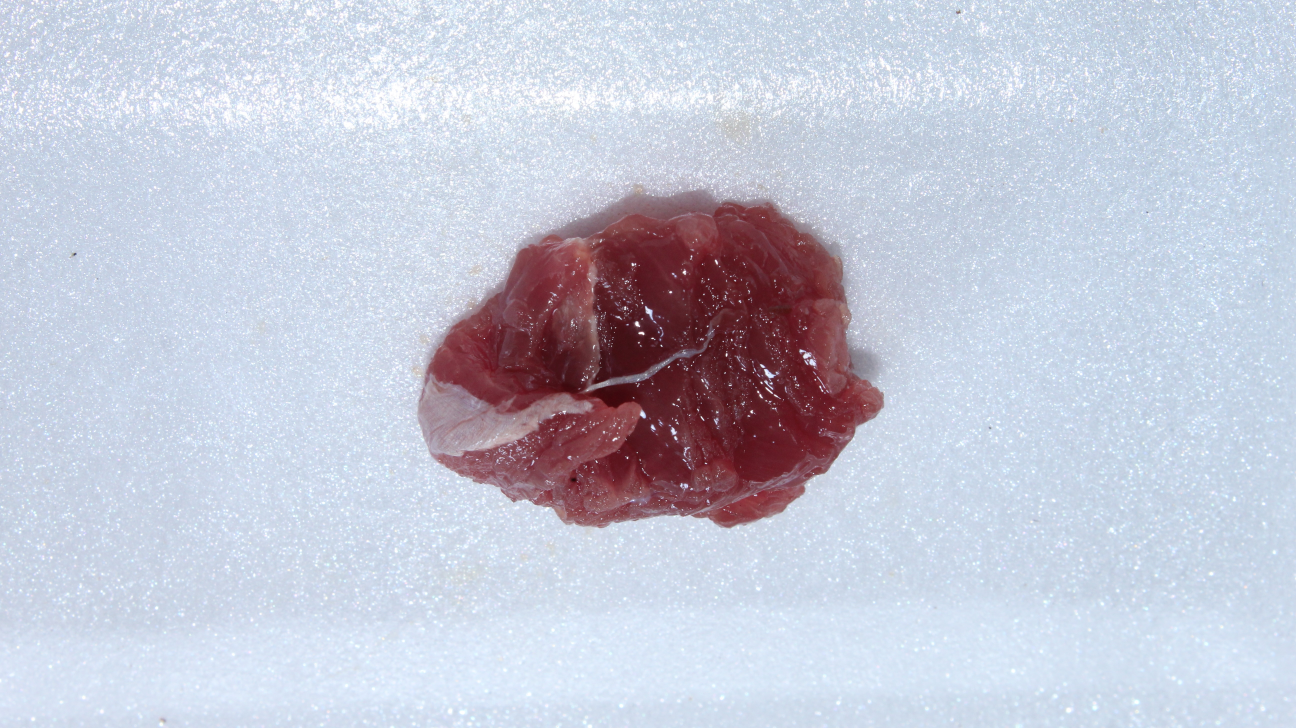
#> input picture Testing/Sapi/IMG_0582.jpg, 5184 x 2912 px (shown at 1/4 size); its folder holds only this picture in this run
$ jupyter execute --allow-errors Pre-Processing-Data-Testing.ipynb
#> lines starting #> are read from the running program, lines starting #| are printed output that depends on the picture; after the words box and inside, x2 and y2 are one past the last pixel; in counts of white or black regions, pixels touching at a corner belong together
[cell 1]
import numpy as np
import matplotlib.pyplot as plt
from skimage.io import imread, imshow
from skimage.color import rgb2gray, rgb2hsv
from skimage.morphology import area_opening
from skimage.exposure import histogram
from skimage.filters import threshold_otsu
from PIL import Image
import os
import matplotlib.pyplot as plt
import cv2
import pickle
import pandas as pd

[cell 2]
path = 'Testing'

[cell 3]
#Menyimpan gambar setelah proses thresholding ke dalam folder Threshold
# save_path = 'Threshold_Testing/'
def masked_image(image, mask):
    r = image[:,:,0] * mask
    g = image[:,:,1] * mask
    b = image[:,:,2] * mask
    return np.dstack([r,g,b])

data_hsv = {}
for filename in os.listdir(path):
#     if not os.path.isdir(save_path + filename):
#         os.mkdir(save_path + filename)
    for index, imagename in enumerate(os.listdir(os.path.join(path, filename))):
        image = imread(os.path.join(path, filename, imagename))
#> image is the input picture: shape (2912, 5184, 3); mean R, G, B 196.3, 199.4, 214.4
        gray = rgb2gray(image)
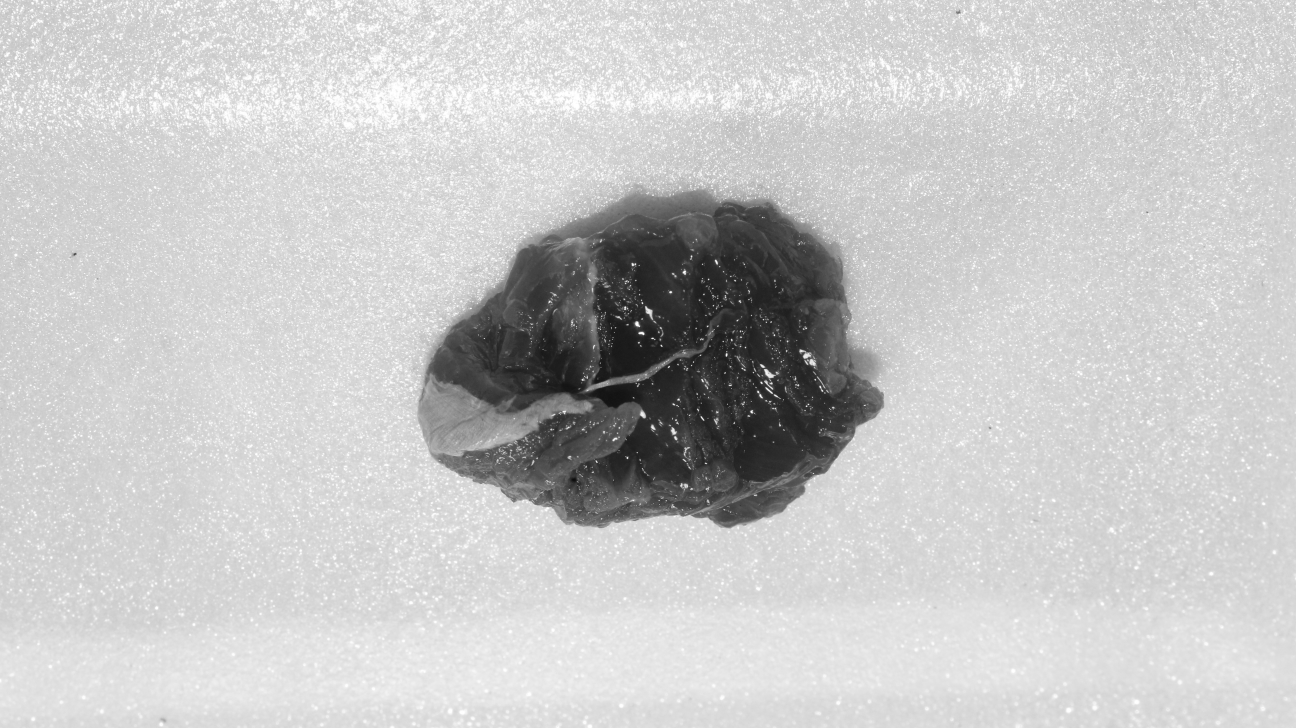
#> gray: shape (2912, 5184) float64 (shown at 1/4 size); min 0.0342, max 1, mean 0.784
        thresh = threshold_otsu(gray)
#> thresh = 0.557
        masking  = gray < thresh
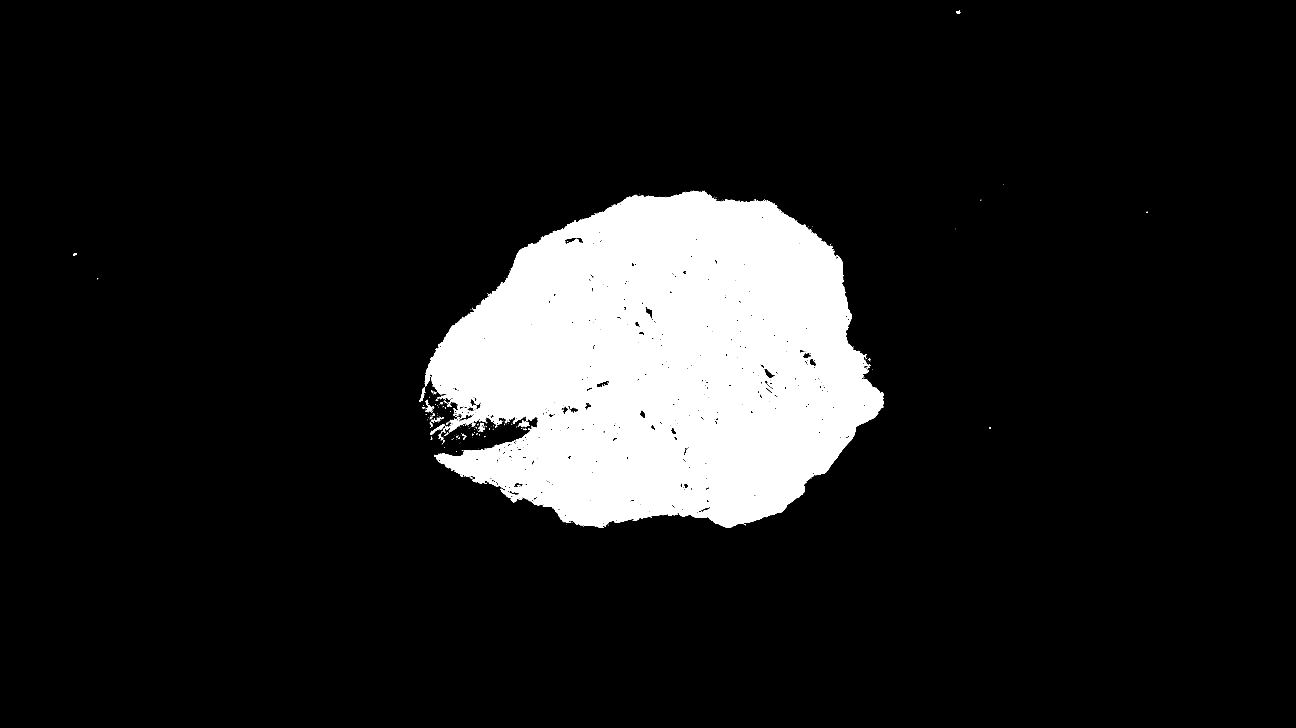
#> masking: shape (2912, 5184) bool (shown at 1/4 size); 11.5% white; 405 white regions (355 under 20 px), largest, box (x1, y1, x2, y2) and area: (1698, 763, 3535, 2112) 1727560, (2074, 1683, 2118, 1709) 554, (1721, 1697, 1778, 1738) 551
        filtered = masked_image(image, masking)
#> in masked_image, `g = image[:,:,1] * mask`:
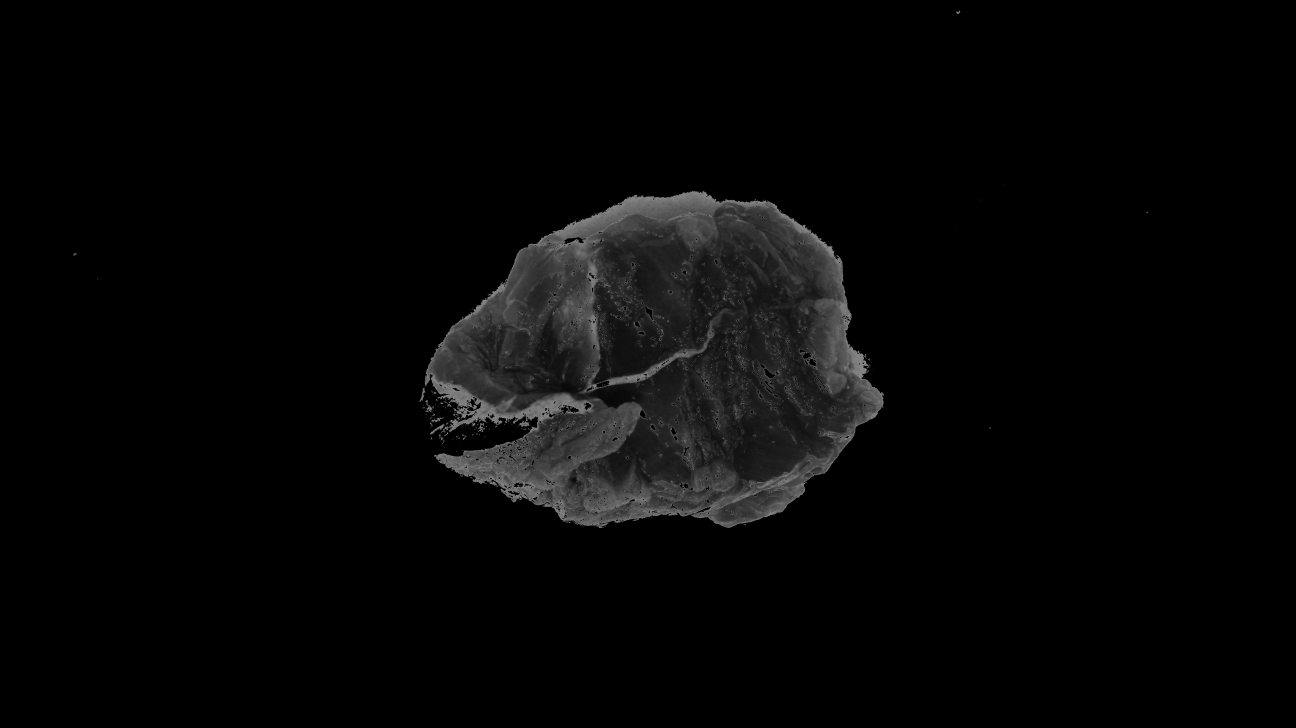
#> g: shape (2912, 5184) (shown at 1/4 size); min 0, max 143, mean 6.3
        image = Image.fromarray(filtered)
        image = image.resize((778, 437))
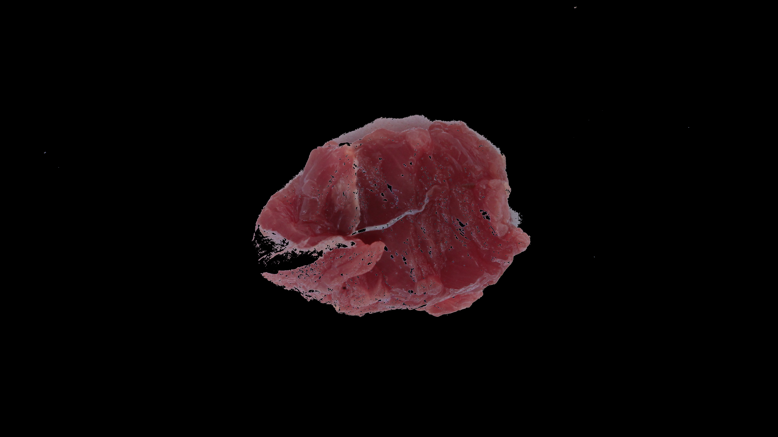
#> image: PIL image 778x437 RGB; mean R, G, B 12.9, 6.3, 7.3
        image = np.asarray(image)

#         image = imagegray, image2
#         image = cv2.cvtColor(image, cv2.COLOR_RGB2GRAY)

        image = cv2.cvtColor(image, cv2.COLOR_BGR2HSV)
#> image: shape (437, 778, 3); mean H, S, V 15.1, 16, 12.9

        h,s,v = cv2.split(image)
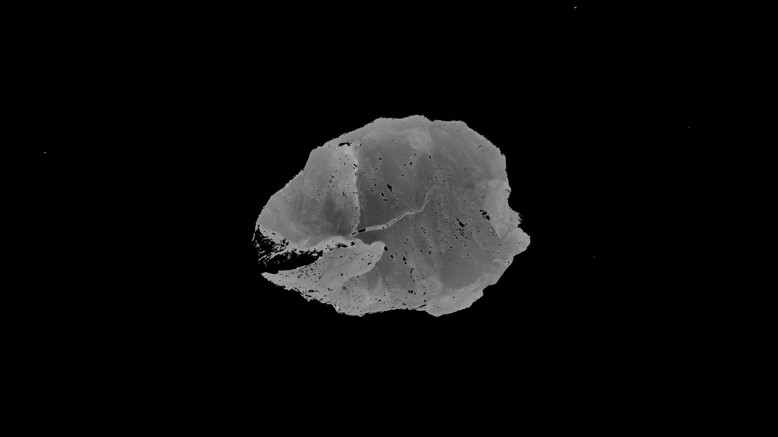
#> v: shape (437, 778); min 0, max 177, mean 12.9
        hmean = h.mean()
#> hmean = 15.07
        smean = s.mean()
#> smean = 16.03
        vmean = v.mean()
#> vmean = 12.93
        data_hsv[f'{imagename}'] = (hmean, smean, vmean, filename)

#         cv2.imwrite(f'{save_path}/{filename}/{filename}_{index + 1}.jpg', image)

$ run again, on Testing/Sapi/IMG_0583.jpg
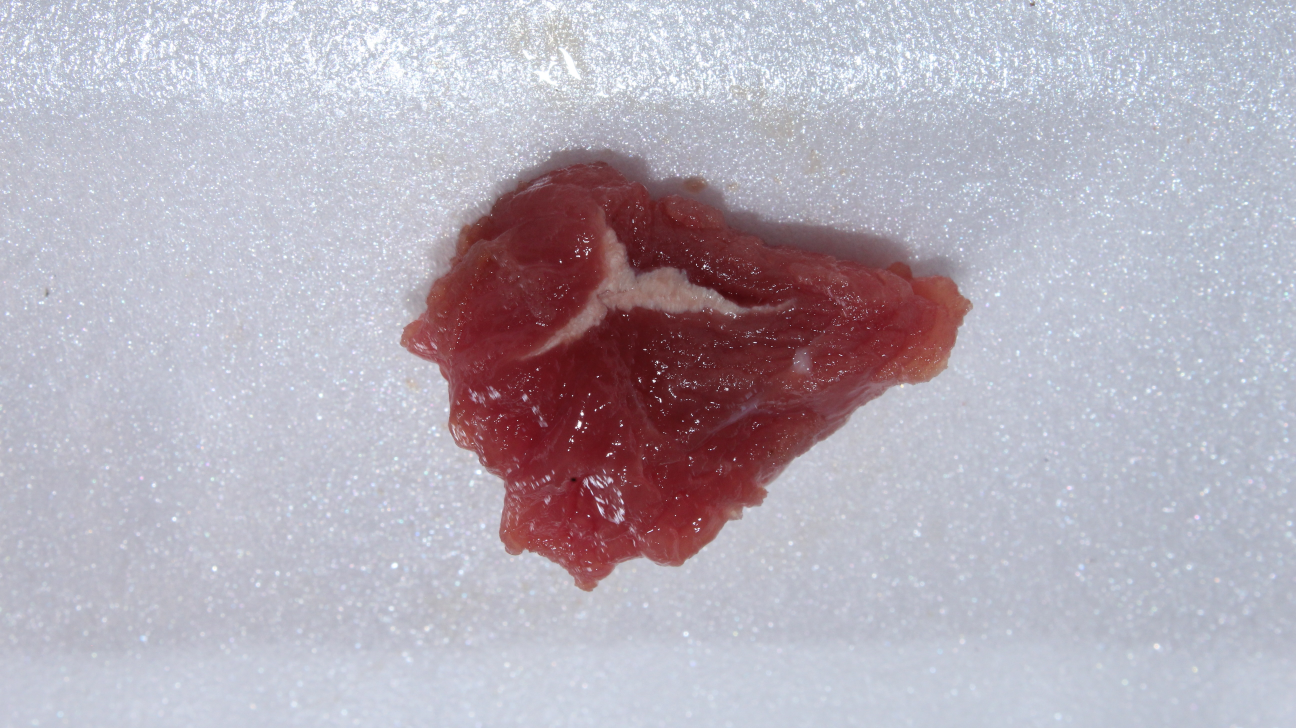
#> input picture Testing/Sapi/IMG_0583.jpg, 5184 x 2912 px (shown at 1/4 size)
#> image is the input picture: shape (2912, 5184, 3); mean R, G, B 181.2, 174.2, 185.7
#> thresh = 0.513
#> `masking  = gray < thresh`:
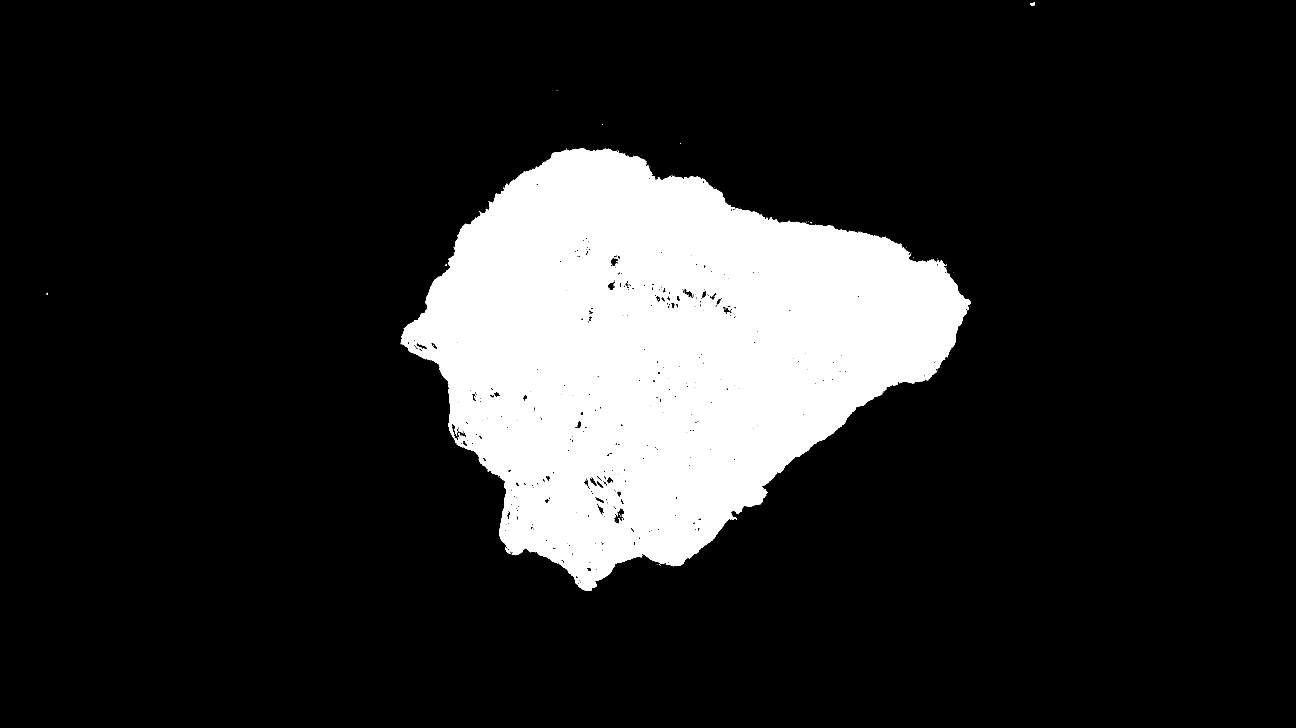
#> masking: shape (2912, 5184) bool (shown at 1/4 size); 15.4% white; 223 white regions (220 under 20 px), largest, box (x1, y1, x2, y2) and area: (1604, 592, 3882, 2364) 2328625, (4120, 8, 4139, 24) 145, (187, 1171, 191, 1179) 24
#> `h,s,v = cv2.split(image)`:
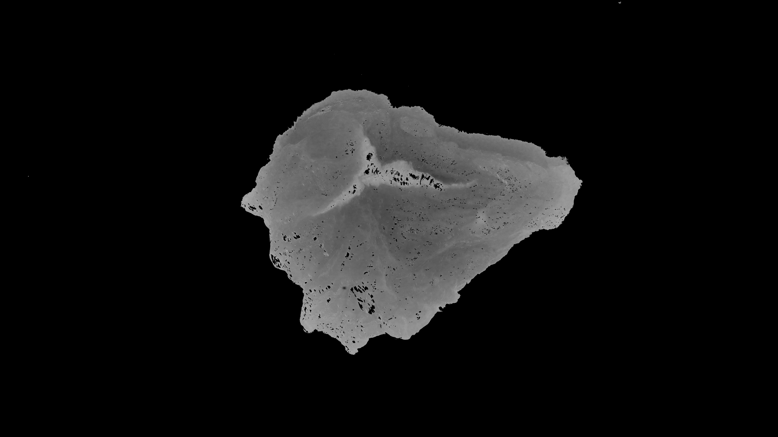
#> v: shape (437, 778); min 0, max 180, mean 17.6
#> hmean = 19.54
#> smean = 22.86
#> vmean = 17.59

$ run again, on Testing/Sapi/IMG_0584.jpg
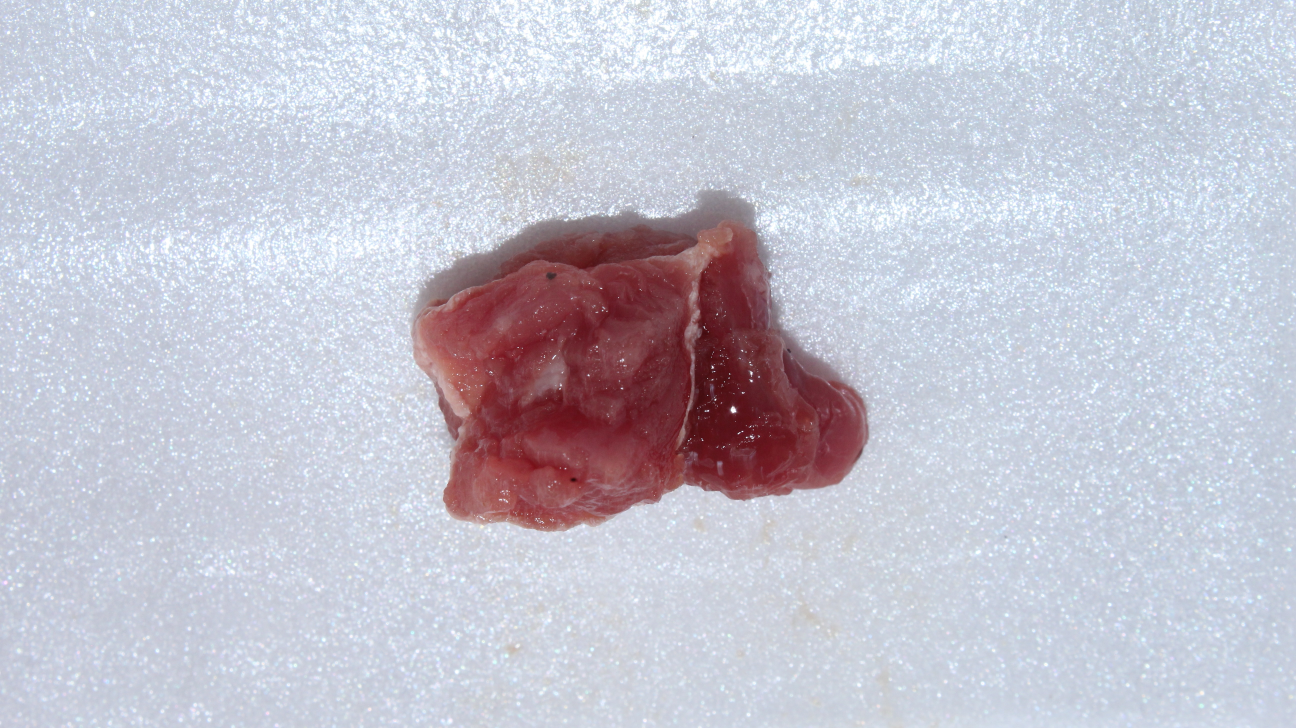
#> input picture Testing/Sapi/IMG_0584.jpg, 5184 x 2912 px (shown at 1/4 size)
#> image is the input picture: shape (2912, 5184, 3); mean R, G, B 196.7, 196.2, 208.7
#> thresh = 0.564
#> `masking  = gray < thresh`:
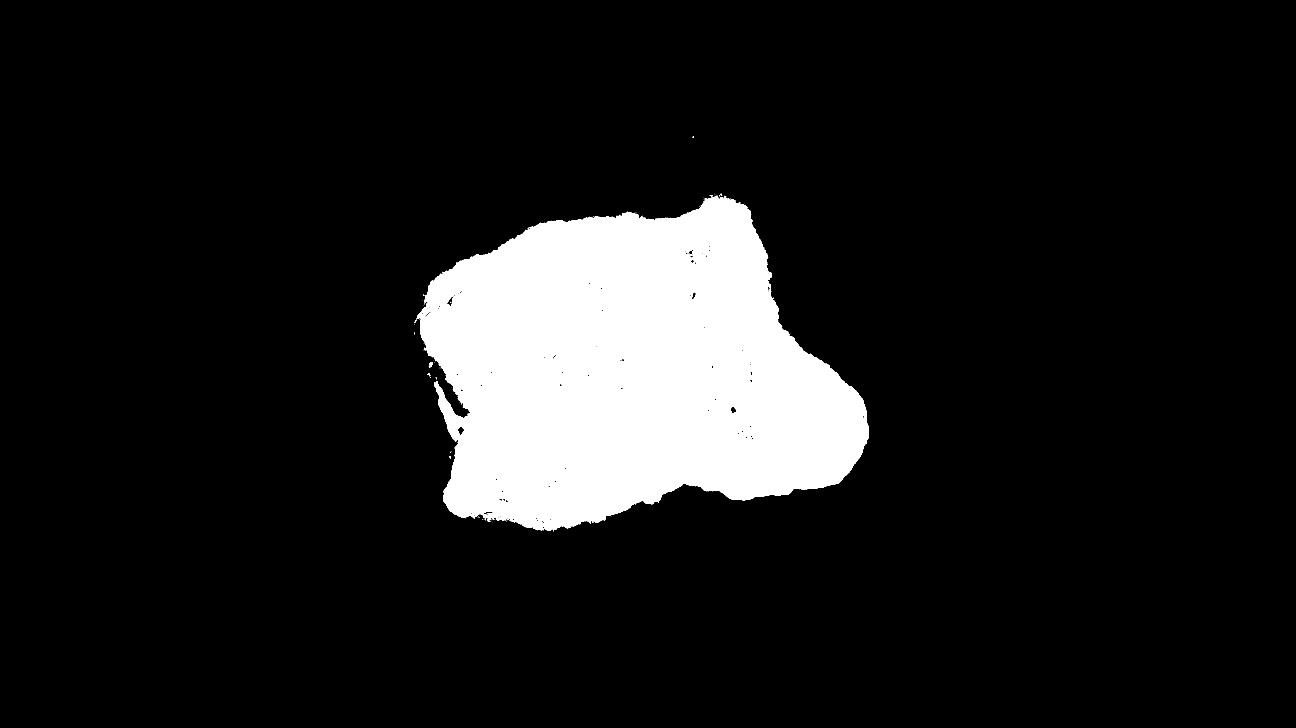
#> masking: shape (2912, 5184) bool (shown at 1/4 size); 11.1% white; 158 white regions (152 under 20 px), largest, box (x1, y1, x2, y2) and area: (1668, 783, 3475, 2125) 1674969, (1716, 1449, 1731, 1467) 165, (1713, 1492, 1721, 1504) 43, (1660, 1279, 1667, 1287) 24, (1798, 1824, 1802, 1836) 24, (2881, 774, 2886, 782) 22
#> `h,s,v = cv2.split(image)`:
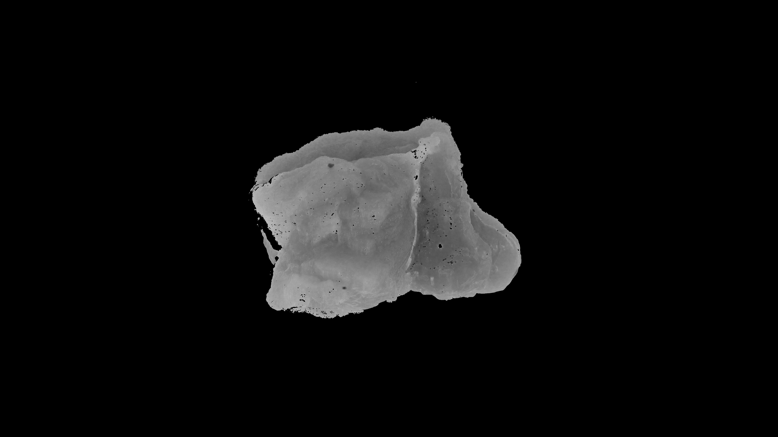
#> v: shape (437, 778); min 0, max 193, mean 13.9
#> hmean = 14.05
#> smean = 14.81
#> vmean = 13.86
